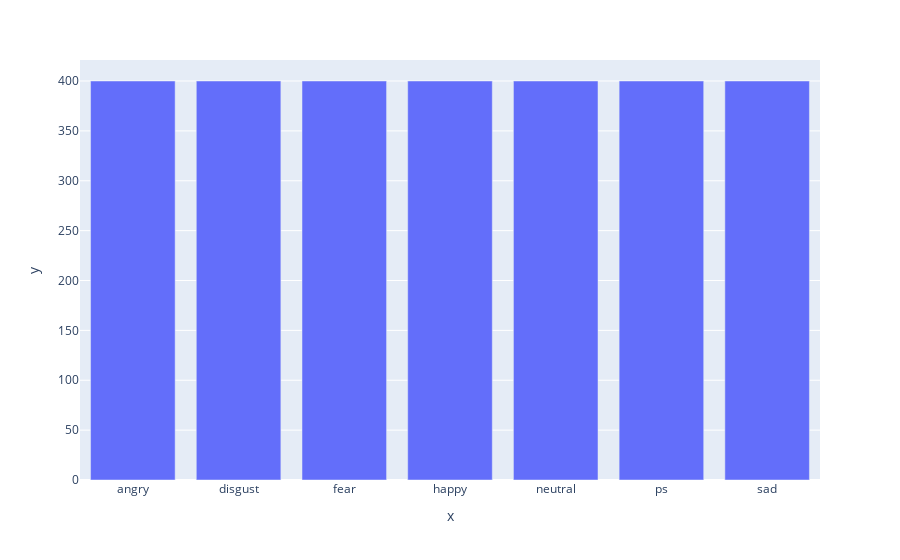

Notebook source saved alongside this figure:
### Code cell
fig = px.bar(df, x=emotion_types, y=unique_count)
fig.show()

### Figure 1 — Plotly figure (JSON) as saved in the notebook; plotly's stock layout.template omitted (floating-point values rounded to 4 significant figures)
{"data": [{"alignmentgroup": "True", "hovertemplate": "x=%{x}<br>y=%{y}<extra></extra>", "legendgroup": "", "marker": {"color": "#636efa", "pattern": {"shape": ""}}, "name": "", "offsetgroup": "", "orientation": "v", "showlegend": false, "textposition": "auto", "type": "bar", "x": ["angry", "disgust", "fear", "happy", "neutral", "ps", "sad"], "xaxis": "x", "y": [400, 400, 400, 400, 400, 400, 400], "yaxis": "y"}], "layout": {"barmode": "relative", "legend": {"tracegroupgap": 0}, "margin": {"t": 60}, "xaxis": {"anchor": "y", "domain": [0, 1], "title": {"text": "x"}}, "yaxis": {"anchor": "x", "domain": [0, 1], "title": {"text": "y"}}}}
